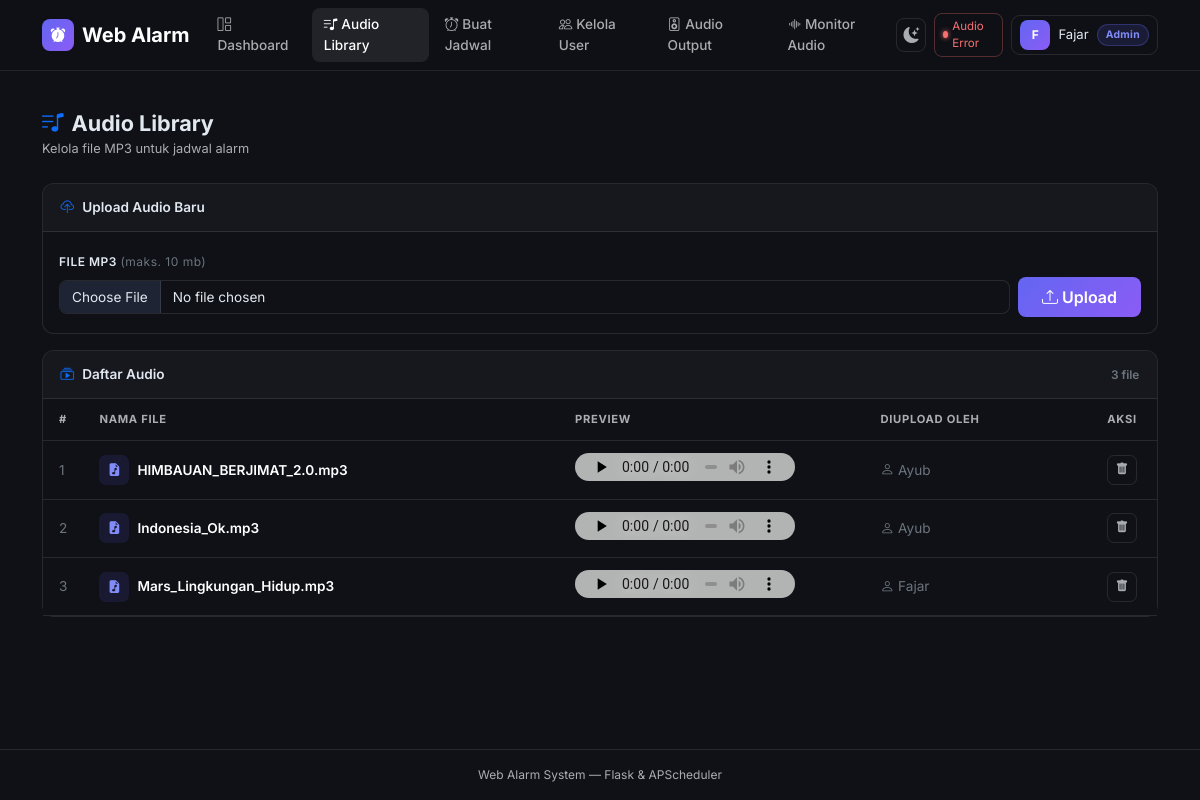
/audios (signed in), run on the app's committed database.
### models.py (models this page shows, shortened)
class User(UserMixin, db.Model):
    __tablename__ = 'users'
    id = db.Column(db.Integer, primary_key=True)
    name = db.Column(db.String(120), nullable=False)
    email = db.Column(db.String(120), unique=True, nullable=False)
    password_hash = db.Column(db.String(256), nullable=False)
    role = db.Column(db.String(20), default='user', nullable=False)
    is_active = db.Column(db.Boolean, default=True, nullable=False)
    created_at = db.Column(db.DateTime, default=datetime.utcnow, nullable=False)
    audios = db.relationship('Audio', backref='uploader', lazy=True)

class Audio(db.Model):
    __tablename__ = 'audios'
    id = db.Column(db.Integer, primary_key=True)
    filename = db.Column(db.String(256), nullable=False)
    original_name = db.Column(db.String(256), nullable=False)
    filepath = db.Column(db.String(512), nullable=False)
    uploaded_by = db.Column(db.Integer, db.ForeignKey('users.id'), nullable=False)
    uploaded_at = db.Column(db.DateTime, default=datetime.utcnow, nullable=False)
    schedules = db.relationship('Schedule', backref='audio', lazy=True)

### app.py (the view)
@app.route('/audios')
@login_required
def audios():
    audio_list = Audio.query.order_by(Audio.original_name).all()
    return render_template('audios.html', audios=audio_list)

### app.py (called while the page is built)
@login_manager.user_loader
def load_user(user_id):
    return db.session.get(User, int(user_id))

def is_admin():
    return current_user.is_authenticated and current_user.role == 'admin'

### templates/audios.html (shortened to what this page needs)
{% extends "base.html" %}
{% block content %}
<div class="d-flex align-items-center justify-content-between flex-wrap gap-2 mb-4">
  <div>
    <h1 class="pg-title"><i class="bi bi-music-note-list me-2 text-primary"></i>Audio Library</h1>
    <p class="pg-sub mb-0">Kelola file MP3 untuk jadwal alarm</p>
  </div>
</div>
<div class="card mb-3">
  <div class="card-header">
    <i class="bi bi-cloud-upload me-2 text-primary"></i>Upload Audio Baru
  </div>
  <div class="card-body">
    <form method="post" action="{{ url_for('upload_audio') }}" enctype="multipart/form-data">
      <label class="form-label">File MP3 <span class="text-secondary fw-normal text-lowercase">(maks. 10 MB)</span></label>
      <div class="d-flex gap-2 align-items-center">
        <input class="form-control" type="file" name="file" id="fileInput"
               accept=".mp3,audio/mpeg" required style="flex:1"/>
        <button type="submit" class="btn btn-grad px-4 py-2 flex-shrink-0">
          <i class="bi bi-upload me-1"></i>Upload
        </button>
      </div>
    </form>
  </div>
</div>
<div class="card">
  <div class="card-header d-flex align-items-center justify-content-between">
    <span><i class="bi bi-collection-play me-2 text-primary"></i>Daftar Audio</span>
    <small class="text-secondary">{{ audios|length }} file</small>
  </div>
  {% if audios %}
  <div class="tbl-responsive">
    <table class="table table-hover mb-0">
      <thead>
        <tr>
          <th style="width:40px">#</th>
          <th>Nama File</th>
          <th style="min-width:180px">Preview</th>
          <th class="d-none d-md-table-cell">Diupload Oleh</th>
          <th class="text-center" style="width:70px">Aksi</th>
        </tr>
      </thead>
      <tbody>
        {% for audio in audios %}
        <tr>
          <td class="text-secondary">{{ loop.index }}</td>
          <td>
            <div class="d-flex align-items-center gap-2">
              <span class="d-inline-flex align-items-center justify-content-center flex-shrink-0"
                    style="width:30px;height:30px;border-radius:7px;
                           background:rgba(99,102,241,.12);color:#818cf8">
                <i class="bi bi-file-earmark-music-fill" style="font-size:.8rem"></i>
              </span>
              <span class="fw-semibold">{{ audio.original_name }}</span>
            </div>
          </td>
          <td>
            <audio controls preload="none" style="max-width:220px;width:100%">
              <source src="{{ url_for('static', filename='uploads/audios/' + audio.filename) }}"
                      type="audio/mpeg"/>
            </audio>
          </td>
          <td class="d-none d-md-table-cell text-secondary">
            <i class="bi bi-person me-1"></i>{{ audio.uploader.name }}
          </td>
          <td class="text-center">
            {% if is_admin() or audio.uploaded_by == current_user.id %}
            <form action="{{ url_for('delete_audio', audio_id=audio.id) }}" method="post"
                  onsubmit="return confirm('Hapus {{ audio.original_name }}?')">
              <button type="submit" class="btn-act act-danger" title="Hapus">
                <i class="bi bi-trash-fill"></i>
              </button>
            </form>
            {% endif %}
          </td>
        </tr>
        {% endfor %}
      </tbody>
    </table>
  </div>
  {% else %}
  <div class="empty-state">
    <i class="bi bi-file-earmark-music empty-icon"></i>
    <h5>Belum ada audio</h5>
    <p class="text-secondary" style="font-size:.85rem">Upload file MP3 menggunakan form di atas.</p>
  </div>
  {% endif %}
</div>
{% endblock %}

### templates/base.html (shortened to what this page needs)
<!DOCTYPE html>
<html lang="id" data-bs-theme="dark">
<head>
  <link href="https://cdn.jsdelivr.net/npm/bootstrap@5.3.3/dist/css/bootstrap.min.css"
        rel="stylesheet"/>
  <link href="https://cdn.jsdelivr.net/npm/bootstrap-icons@1.11.3/font/bootstrap-icons.min.css"
        rel="stylesheet"/>
</head>
<body>
<nav class="navbar navbar-expand-lg sticky-top navbar-main">
  <div class="container-xl">
    <a class="navbar-brand d-flex align-items-center gap-2 fw-bold" href="{{ url_for('index') }}">
      <span class="navbar-brand-icon"><i class="bi bi-alarm-fill"></i></span>
      Web Alarm
    </a>
    <div class="collapse navbar-collapse" id="mainNav">
      <ul class="navbar-nav me-auto gap-1 mt-2 mt-lg-0">
        {% if current_user.is_authenticated %}
          <li class="nav-item">
            <a class="nav-link {% if request.endpoint == 'index' %}active{% endif %}"
               href="{{ url_for('index') }}">
              <i class="bi bi-grid-1x2 me-1"></i>Dashboard
            </a>
          </li>
          <li class="nav-item">
            <a class="nav-link {% if request.endpoint == 'audios' %}active{% endif %}"
               href="{{ url_for('audios') }}">
              <i class="bi bi-music-note-list me-1"></i>Audio Library
            </a>
          </li>
          <li class="nav-item">
            <a class="nav-link {% if request.endpoint in ['new_schedule','edit_schedule'] %}active{% endif %}"
               href="{{ url_for('new_schedule') }}">
              <i class="bi bi-alarm me-1"></i>Buat Jadwal
            </a>
          </li>
          {% if is_admin() %}
          <li class="nav-item">
            <a class="nav-link {% if request.endpoint in ['users','create_user','edit_user'] %}active{% endif %}"
               href="{{ url_for('users') }}">
              <i class="bi bi-people me-1"></i>Kelola User
            </a>
          </li>
          <li class="nav-item">
            <a class="nav-link {% if request.endpoint == 'audio_settings' %}active{% endif %}"
               href="{{ url_for('audio_settings') }}">
              <i class="bi bi-speaker me-1"></i>Audio Output
            </a>
          </li>
          <li class="nav-item">
            <a class="nav-link {% if request.endpoint == 'audio_monitor' %}active{% endif %}"
               href="{{ url_for('audio_monitor') }}">
              <i class="bi bi-soundwave me-1"></i>Monitor Audio
            </a>
          </li>
          {% endif %}
        {% endif %}
      </ul>
      <div class="d-flex align-items-center gap-2 mt-2 mt-lg-0">
        <button id="themeToggle" type="button" title="Toggle tema"
                onclick="toggleTheme()" class="d-none d-lg-flex">
          <i class="bi bi-sun-fill" id="themeIcon"></i>
        </button>
        {% if current_user.is_authenticated %}
        <div id="audioHealthBadge"
             class="d-none d-lg-flex align-items-center gap-1 px-2 py-1"
             style="border-radius:8px;border:1px solid var(--bs-border-color);
                    font-size:.72rem;cursor:pointer;transition:all .2s"
             onclick="triggerAudioRepair(this)"
             title="Status koneksi audio hardware">
          <span id="audioHealthDot"
                style="width:7px;height:7px;border-radius:50%;
                       background:#6c757d;display:inline-block;
                       transition:background .3s"></span>
          <span id="audioHealthText" style="color:var(--bs-secondary-color)">Audio…</span>
        </div>
        {% endif %}
        {% if current_user.is_authenticated %}
          <div class="dropdown">
            <button class="btn btn-sm d-flex align-items-center gap-2 px-2 py-1"
                    style="border:1px solid var(--bs-border-color);border-radius:9px;
                           background:transparent;color:var(--bs-body-color)"
                    data-bs-toggle="dropdown" aria-expanded="false">
              <span class="user-av">{{ current_user.name[0]|upper }}</span>
              <span class="d-none d-sm-inline fw-500" style="font-size:.82rem">
                {{ current_user.name.split()[0] }}
              </span>
              <span class="{% if is_admin() %}badge-admin{% else %}badge-user{% endif %}">
                {{ 'Admin' if is_admin() else 'User' }}
              </span>
            </button>
          </div>
        {% else %}
          <a href="{{ url_for('login') }}" class="btn btn-sm btn-outline-secondary px-3">Login</a>
          <a href="{{ url_for('register') }}" class="btn btn-sm btn-grad px-3">Daftar</a>
        {% endif %}
      </div>
    </div>
  </div>
</nav>
<div class="container-xl pt-3">
</div>
<main class="container-xl py-4">
  {% block content %}{% endblock %}
</main>
<footer class="border-top py-3">
  <div class="container-xl text-center" style="font-size:.75rem;color:var(--bs-secondary-color)">
    Web Alarm System &mdash; Flask &amp; APScheduler
  </div>
</footer>
</body>
</html>

### templates/base.html (style rules this page uses)
body { font-family: 'Inter', system-ui, sans-serif; min-height: 100vh; display: flex; flex-direction: column; }
main { flex: 1; }
[data-bs-theme="dark"] { --bs-body-bg: #0f1117; --bs-body-color: #e2e8f0; --bs-border-color: rgba(255,255,255,.1); --bs-card-bg: #1a1f2e; --bs-secondary-bg: #141824; --bs-tertiary-bg: #1e2433; }
:root { --accent: #6366f1; --accent2: #8b5cf6; --accent-rgb: 99,102,241; }
[data-bs-theme="dark"] .navbar-main { background: rgba(15,17,23,.97) !important; border-bottom: 1px solid rgba(255,255,255,.08); backdrop-filter: blur(12px); }
.navbar-brand-icon { width: 32px; height: 32px; border-radius: 8px; background: linear-gradient(135deg, var(--accent), var(--accent2)); display: inline-flex; align-items: center; justify-content: center; font-size: .9rem; color: #fff; flex-shrink: 0; }
.nav-link { font-size: .85rem; font-weight: 500; border-radius: 8px !important; padding: .4rem .75rem !important; transition: background .15s; }
[data-bs-theme="dark"] .nav-link:hover, [data-bs-theme="dark"] .nav-link.active { background: rgba(255,255,255,.08) !important; color: #fff !important; }
.card { border-radius: 12px; border-color: var(--bs-border-color); }
.card-header { font-weight: 600; font-size: .85rem; border-bottom-color: var(--bs-border-color); padding: .85rem 1.1rem; border-radius: 12px 12px 0 0 !important; }
[data-bs-theme="dark"] .card-header { background: rgba(255,255,255,.03); }
.btn-grad { background: linear-gradient(135deg, var(--accent), var(--accent2)); border: none; color: #fff; font-weight: 600; border-radius: 8px; transition: opacity .15s, transform .1s; }
.btn-act { width: 30px; height: 30px; display: inline-flex; align-items: center; justify-content: center; border-radius: 7px; border: 1px solid var(--bs-border-color); background: transparent; font-size: .78rem; color: var(--bs-secondary-color); transition: all .15s; cursor: pointer; flex-shrink: 0; }
.badge-admin { background: rgba(var(--accent-rgb),.15); color: #818cf8; border: 1px solid rgba(var(--accent-rgb),.3); padding: 2px 8px; border-radius: 20px; font-size: .65rem; font-weight: 700; letter-spacing: .3px; }
.table { font-size: .85rem; }
.table thead th { font-size: .7rem; font-weight: 700; text-transform: uppercase; letter-spacing: .7px; color: var(--bs-secondary-color); border-bottom-width: 1px; padding: .75rem 1rem; white-space: nowrap; }
.table tbody td { padding: .75rem 1rem; vertical-align: middle; }
.form-control, .form-select { border-radius: 8px; font-size: .85rem; }
.form-label { font-size: .75rem; font-weight: 600; text-transform: uppercase; letter-spacing: .5px; margin-bottom: .35rem; }
#themeToggle { width: 34px; height: 34px; border-radius: 8px; border: 1px solid var(--bs-border-color); background: transparent; display: flex; align-items: center; justify-content: center; cursor: pointer; transition: all .15s; font-size: 1rem; color: var(--bs-secondary-color); }
.user-av { width: 30px; height: 30px; border-radius: 8px; background: linear-gradient(135deg, var(--accent), var(--accent2)); display: inline-flex; align-items: center; justify-content: center; font-size: .75rem; font-weight: 700; color: #fff; flex-shrink: 0; }
audio { height: 28px; max-width: 100%; }
[data-bs-theme="dark"] audio { filter: invert(1) hue-rotate(180deg); }
.pg-title { font-size: 1.35rem; font-weight: 700; margin: 0; }
.pg-sub { font-size: .8rem; color: var(--bs-secondary-color); margin-top: 3px; }
.tbl-responsive { overflow-x: auto; -webkit-overflow-scrolling: touch; }

### data on the page
User: name "F", name "Fajar", is_active+role "Admin"
Audio: original_name "HIMBAUAN_BERJIMAT_2.0.mp3", uploader.name "Ayub"
Audio: original_name "Indonesia_Ok.mp3", uploader.name "Ayub"
Audio: original_name "Mars_Lingkungan_Hidup.mp3", uploader.name "Fajar"

### other printed values
{{ audios|length }} "3"
